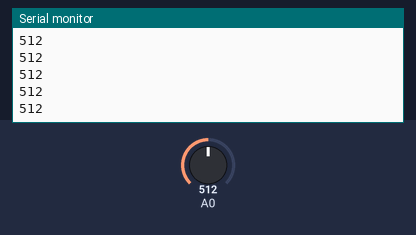
This sketch was run on a simulated Arduino Uno, built with avr-gcc and run on an emulated ATmega328P. Parts: the last lines printed to the serial monitor. The test bench sets the inputs (shaded band); at power-on: A0 = 512.

Above: at 1.2 s.
1.3 s: A0 set to 716
At 1.32 s:
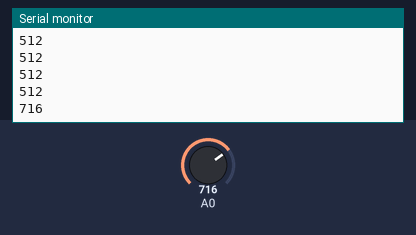
2.8 s: A0 set to 900
At 2.83 s:
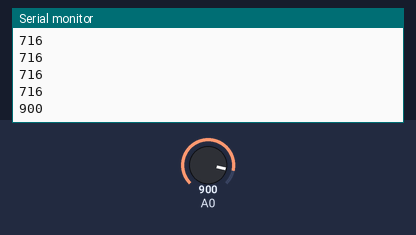
Timing chart, 0 to 5.8 s (numbered marks = the images above; inputs shaded):
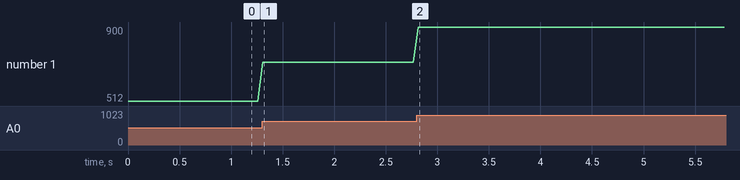

The sketch:

A6Code.ino
```cpp
/* Keristian Farra
*A6 - maped interaction with photoresistor to webpage*
*/

void setup() {
  Serial.begin(9600);
}
/* Part 1
void loop() {
  int button = digitalRead(2);
  Serial.println(button);
  delay(50);
}
*/
void loop() {
  int photoresistor = analogRead(A0);// The photoresistor connected to Pin A0
  Serial.println(photoresistor);// print the photoresistor value
  delay(50);// wait 50 ms
}
```

Measured:
- after the input at 1.3 s, the serial monitor: prints a new line at once (image 1)
- after the input at 2.8 s, the serial monitor: prints a new line at once (image 2)
- plotted number 1: 512 → 716 after the input at 1.3 s, 716 → 900 after the input at 2.8 s
